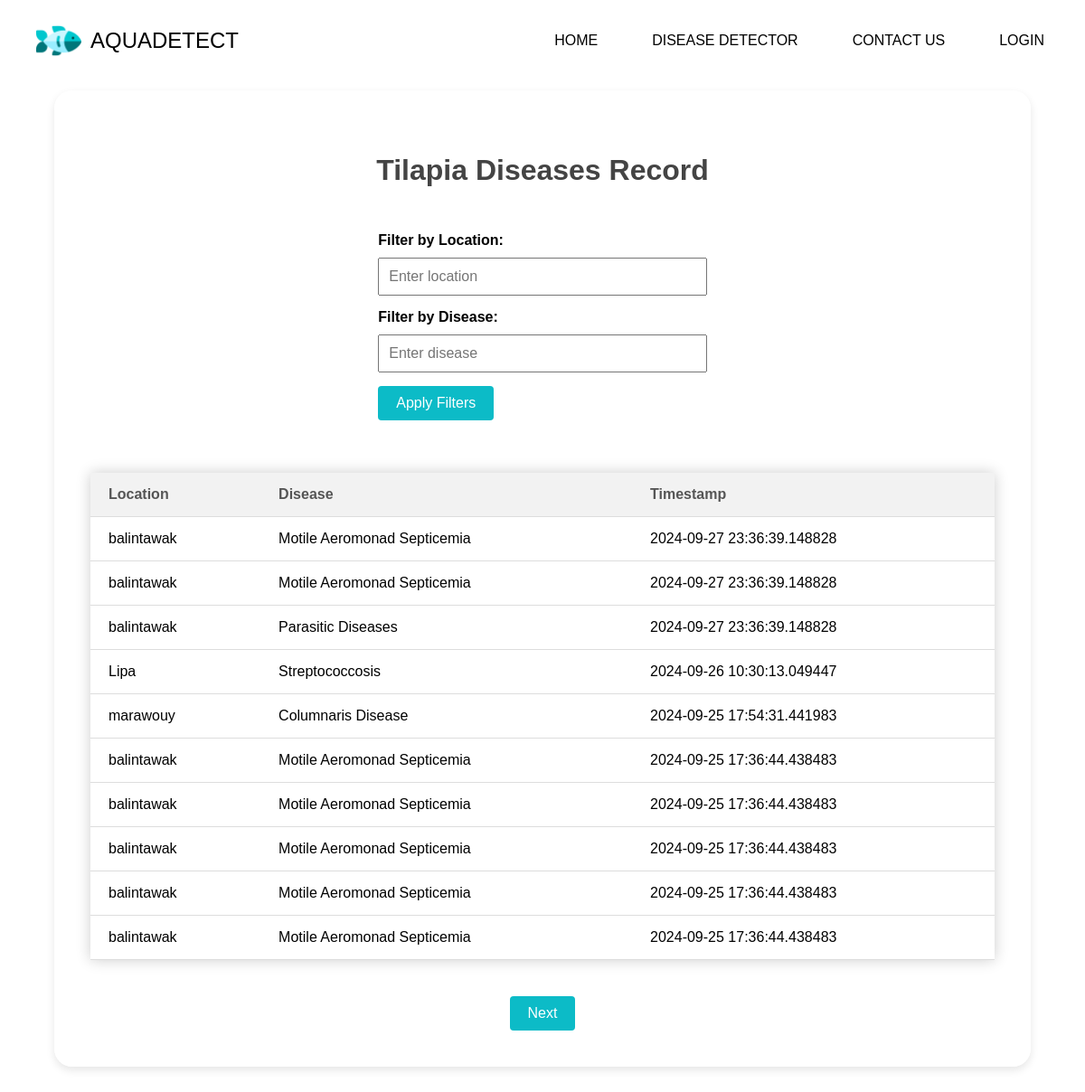
/test, run on the app's committed database.
### yolo_app.py (models this page shows)
class LocationInfo(db.Model):
    id = db.Column(db.Integer, primary_key=True)
    location = db.Column(db.String(120), nullable=False)
    disease = db.Column(db.String(120), nullable=False)
    timestamp = db.Column(db.DateTime, default=datetime.datetime.utcnow)

### yolo_app.py (the view)
@app.route("/test")
def test():
    filter_location = request.args.get('location', '')
    filter_disease = request.args.get('disease', '')
    page = request.args.get('page', 1, type=int)
    per_page = 10  # Number of records per page
    offset = (page - 1) * per_page
    query = db.session.query(LocationInfo)
    if filter_location:
        query = query.filter(LocationInfo.location.ilike(f"%{filter_location}%"))
    if filter_disease:
        query = query.filter(LocationInfo.disease.ilike(f"%{filter_disease}%"))
    query = query.order_by(LocationInfo.timestamp.desc())
    total = query.count()
    location_info_records = query.offset(offset).limit(per_page).all()
    base_url = url_for('test', location=filter_location, disease=filter_disease)
    prev_url = url_for('test', location=filter_location, disease=filter_disease, page=page-1) if page > 1 else None
    next_url = url_for('test', location=filter_location, disease=filter_disease, page=page+1) if (page * per_page) < total else None
    return render_template('test.html',
                           location_info_records=location_info_records,
                           filter_location=filter_location,
                           filter_disease=filter_disease,
                           prev_url=prev_url,
                           next_url=next_url)

### templates/test.html (shortened to what this page needs)
<!DOCTYPE html>
<html lang="en">
<head>
</head>
<body>
    {% extends "nav.html" %}
    {% block content %}
    <div class="page-container">
        <h1>Tilapia Diseases Record</h1>
        <div class="filter-form">
            <form method="get" action="{{ url_for('test') }}">
                <label for="location">Filter by Location:</label>
                <input type="text" id="location" name="location" value="{{ filter_location }}" placeholder="Enter location">
                <label for="disease">Filter by Disease:</label>
                <input type="text" id="disease" name="disease" value="{{ filter_disease }}" placeholder="Enter disease">
                <button type="submit">Apply Filters</button>
            </form>
        </div>
        <br>
        <table>
            <thead>
                <tr>
                    <th>Location</th>
                    <th>Disease</th>
                    <th>Timestamp</th>
                </tr>
            </thead>
            <tbody>
                {% for record in location_info_records %}
                <tr>
                    <td>{{ record.location }}</td>
                    <td>{{ record.disease }}</td>
                    <td>{{ record.timestamp }}</td>
                </tr>
                {% endfor %}
            </tbody>
        </table>
        <div class="pagination">
            {% if next_url %}
            <a href="{{ next_url }}" class="next">Next</a>
            {% endif %}
        </div>
    </div>
    {% endblock %}

### templates/nav.html (shortened to what this page needs)
<!DOCTYPE html>
<html lang="en">
<head>
<link rel="stylesheet" href="https://cdnjs.cloudflare.com/ajax/libs/font-awesome/5.15.4/css/all.min.css">
</head>
<body>
<nav class="navbar">
  <div class="navdiv">
    <div class="logo">
      <img src="{{ url_for('static', filename='images/logo.png') }}" alt="Aquadetect Logo">
      <span>AQUADETECT</span>
    </div>
    <ul>
      <li class="{{ 'active' if request.path == url_for('hello_world') else '' }}"><a href="{{url_for('hello_world')}}">HOME</a></li>
      <li class="{{ 'active' if request.path == url_for('detect') else '' }}"><a href="{{url_for('detect')}}">DISEASE DETECTOR</a></li>
      <li class="{{ 'active' if request.path == url_for('contact') else '' }}"><a href="{{url_for('contact')}}">CONTACT US</a></li>
      {% if session.get('logged_in') %}
      <li class="{{ 'active' if request.path == url_for('test') else '' }}"><a href="{{url_for('test')}}">RECORDS</a></li>
      <li class="{{ 'active' if request.path == url_for('edit_cards') else '' }}"><a href="{{url_for('edit_cards')}}">EDIT CARDS</a></li>
      <li><a href="{{url_for('logout')}}">LOGOUT</a></li>
      {% else %}
      <li class="{{ 'active' if request.path == url_for('login') else '' }}"><a href="{{url_for('login')}}">LOGIN</a></li>
      {% endif %}
    </ul>
  </div>
</nav>
<div class="main-content">
{% block content %}
{% endblock %}
</div>
</body>
</html>

### templates/nav.html (style rules this page uses)
* { text-decoration: none; font-family: 'Plus Jakarta Sans', Helvetica, sans-serif; box-sizing: border-box; margin: 0; padding: 0; }
body { margin: 0; padding: 0; }
.navbar { background: transparent; font-family: Calibri; width: 100%; position: fixed; top: 0; left: 0; z-index: 1000; transition: background-color 0.3s ease; }
.navdiv { width: 100%; display: flex; align-items: center; justify-content: space-between; height: 90px; padding: 0 20px; }
.navdiv ul { display: flex; align-items: center; margin: 0; padding: 0; list-style: none; }
.navdiv ul li { margin-left: 20px; position: relative; transition: transform 0.3s ease, color 0.3s ease; }
.navdiv ul li a { color: black; font-size: 16px; text-decoration: none; padding: 7px 15px; display: block; border-radius: 20px; transition: color 0.3s ease, transform 0.3s ease; margin-right: 10px; }
.logo { display: flex; align-items: center; }
.logo img { height: 50px; margin-left: 20px; transition: transform 0.3s ease; }
.logo span { font-size: 24px; color: black; margin-left: 10px; }
.main-content { padding-top: 70px; }

### data on the page
LocationInfo: location "balintawak", disease "Motile Aeromonad Septicemia", timestamp "2024-09-27 23:36:39.148828"
LocationInfo: location "balintawak", disease "Motile Aeromonad Septicemia", timestamp "2024-09-27 23:36:39.148828"
LocationInfo: location "balintawak", disease "Parasitic Diseases", timestamp "2024-09-27 23:36:39.148828"
LocationInfo: location "Lipa", disease "Streptococcosis", timestamp "2024-09-26 10:30:13.049447"
LocationInfo: location "marawouy", disease "Columnaris Disease", timestamp "2024-09-25 17:54:31.441983"
LocationInfo: location "balintawak", disease "Motile Aeromonad Septicemia", timestamp "2024-09-25 17:36:44.438483"
LocationInfo: location "balintawak", disease "Motile Aeromonad Septicemia", timestamp "2024-09-25 17:36:44.438483"
LocationInfo: location "balintawak", disease "Motile Aeromonad Septicemia", timestamp "2024-09-25 17:36:44.438483"
LocationInfo: location "balintawak", disease "Motile Aeromonad Septicemia", timestamp "2024-09-25 17:36:44.438483"
LocationInfo: location "balintawak", disease "Motile Aeromonad Septicemia", timestamp "2024-09-25 17:36:44.438483"
